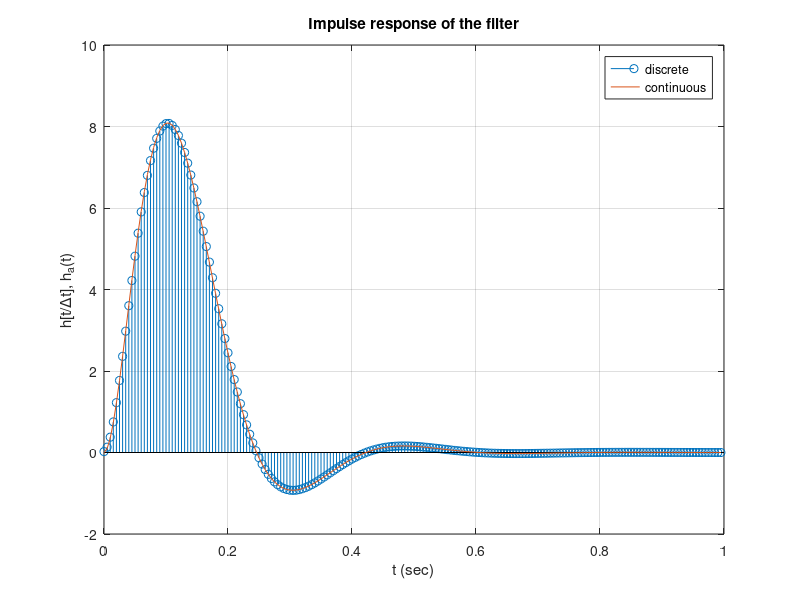
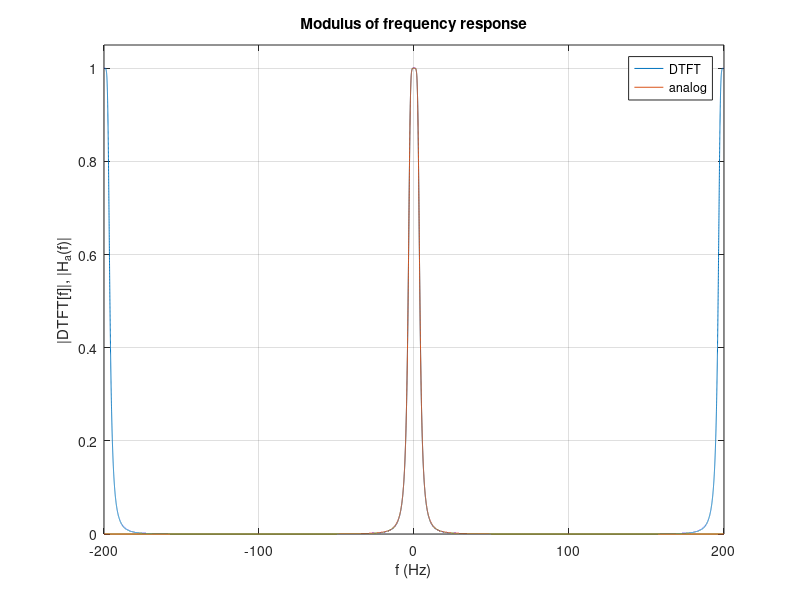
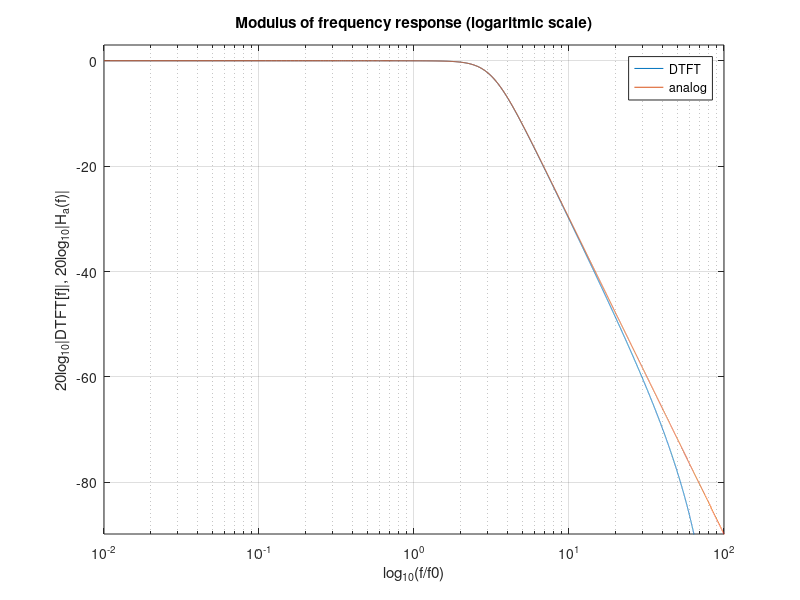
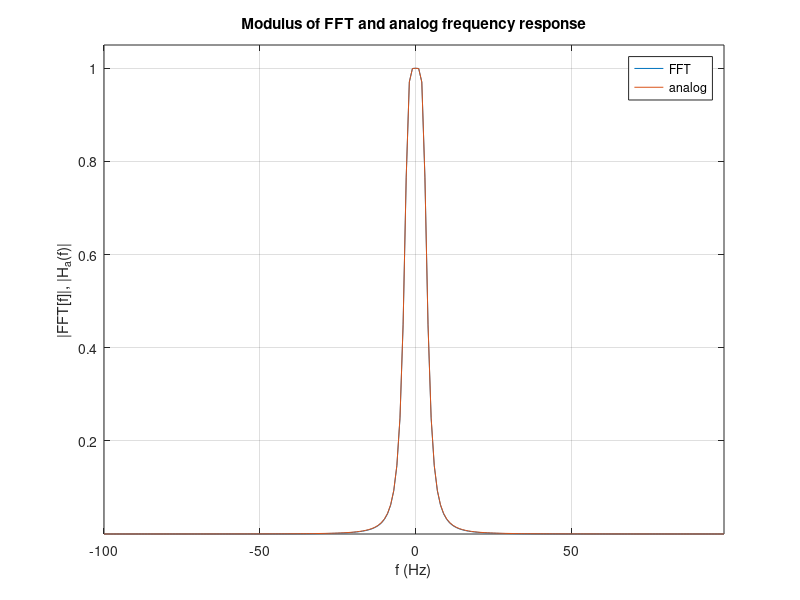

Reproduce these figures in MATLAB, in order.
% Final Project - Task 2
% Andrea Senacheribbe s224178 

clear variables
clc
close all

% signals and filter definitions

% params of the filter
wc=20;
dt=0.005;

t_max=1;
N_tot=t_max/dt; %number of samples
t=(0:(N_tot-1))*dt;

ha= wc*exp(-wc*t)+2*wc*(sqrt(3)/3)*exp(-wc*t/2).*cos(-wc*(sqrt(3)/2)*t+5*pi/6);

%defining the input signal
x=zeros(N_tot,1);
x(1)=1; %discrete delta

y=zeros(N_tot,1);
k=zeros(N_tot,1);

%constants of finite difference equation
A=(wc*dt)/(2+wc*dt);
B=(2-wc*dt)/(2+wc*dt);
C=((wc*dt)^2)/(4+2*wc*dt+(wc*dt)^2);
D=(8-2*(wc*dt)^2)/(4+2*wc*dt+(wc*dt)^2);
E=(-4+2*wc*dt-(wc*dt)^2)/(4+2*wc*dt+(wc*dt)^2);

% computing the output of H1
k(1)=A*x(1);
for i=2:N_tot
    k(i)=A*(x(i)+x(i-1))+B*k(i-1);
end

% computing the output of H2
y(1)=C*k(1);
y(2)=C*(k(2)+2*k(1))+D*y(1);
for i=3:N_tot
     y(i)=C*(k(i)+2*k(i-1)+k(i-2))+D*y(i-1)+E*y(i-2);
end

figure('PaperOrientation','landscape')
stem(t, y/dt), hold on, grid on %plotting discrete impulse response
plot(t,ha) % vs continuos
title('Impulse response of the filter'), legend('discrete', 'continuous')
xlabel('t (sec)'), ylabel('h[t/\Deltat], h_a(t)')
print('latex/graphics/task2/impulse_resp','-dpdf')


% frequency response

%defining discrete transfer function
H1 = @(z) (wc*dt*(1+z.^-1))./((z.^-1)*(-2+wc*dt)+2+wc*dt);
H2 = @(z) (wc*dt)^2*(1+z.^-2+2*z.^-1)./((z.^-2)*(4+(wc*dt)^2-2*wc*dt)+(z.^-1)*(-8+2*(wc*dt)^2)+4+(wc*dt)^2+2*wc*dt);

Haf= @(f) (wc^6)./(wc^6+(2*pi*f).^6); %square modulus of frequency response

df=0.01;
f=-(1/(dt)):df:(1/(dt));
dtft=abs(H1(exp(1j*2*pi*f*dt)).*H2(exp(1j*2*pi*f*dt)));

figure('PaperOrientation','landscape')
plot(f, dtft), hold on, grid on
plot(f, sqrt(Haf(f)))
title('Modulus of frequency response'), legend('DTFT', 'analog')
xlabel('f (Hz)'), ylabel('|DTFT[f]|, |H_a(f)|')
axis([-Inf, Inf, -Inf, 1.05])
print('latex/graphics/task2/frequency_resp_lin','-dpdf')


figure('PaperOrientation','landscape')
semilogx(f, 20*log10(dtft)), hold on, grid on
semilogx(f, 10*log10(Haf(f)))
title('Modulus of frequency response (logaritmic scale)'), legend('DTFT', 'analog')
xlabel('log_{10}(f/f0)'), ylabel('20log_{10}|DTFT[f]|, 20log_{10}|H_a(f)|')
axis([-Inf, 1/(2*dt), 10*log10(Haf(1/(2*dt))),3])
print('latex/graphics/task2/frequency_resp_log','-dpdf')

% FFT

f=(-N_tot/2:N_tot/2-1)/(N_tot*dt);
fft_y=abs(fftshift(fft(y)));

figure('PaperOrientation','landscape')
plot(f, fft_y), grid on, hold on
plot(f, sqrt(Haf(f)))
title('Modulus of FFT and analog frequency response'), legend('FFT', 'analog')
xlabel('f (Hz)'), ylabel('|FFT[f]|, |H_a(f)|')
axis([-Inf, Inf, -Inf, 1.05])
print('latex/graphics/task2/fft','-dpdf')

figure('PaperOrientation','landscape')
plot(f, 20*log10(fft_y)), grid on, hold on
plot(f, 10*log10(Haf(f)))
title('Modulus of FFT and analog frequency response (log scale on y)'), legend('FFT', 'analog')
xlabel('f (Hz)'), ylabel('20log_{10}|FFT[f]|, 20log_{10}|Ha(f)|')
axis([-Inf, Inf, 10*log10(Haf(1/(2*dt))),3])
print('latex/graphics/task2/fft_log','-dpdf')

%energy

ha2= @(t) (wc*exp(-wc*t)+2*wc*(sqrt(3)/3)*exp(-wc*t/2).*cos(-wc*(sqrt(3)/2)*t+5*pi/6)).^2;
energy_the=integral(ha2, 0, Inf)
energy_hn=y'*y/dt
energy_hk=fft_y'*fft_y
